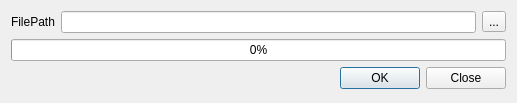
<?xml version="1.0" encoding="UTF-8"?>
<ui version="4.0">
 <class>Widget</class>
 <widget class="QDialog" name="Widget">
  <property name="geometry">
   <rect>
    <x>0</x>
    <y>0</y>
    <width>517</width>
    <height>103</height>
   </rect>
  </property>
  <property name="sizePolicy">
   <sizepolicy hsizetype="Expanding" vsizetype="Expanding">
    <horstretch>0</horstretch>
    <verstretch>0</verstretch>
   </sizepolicy>
  </property>
  <property name="minimumSize">
   <size>
    <width>300</width>
    <height>0</height>
   </size>
  </property>
  <property name="maximumSize">
   <size>
    <width>16777215</width>
    <height>16777215</height>
   </size>
  </property>
  <property name="modal">
   <bool>false</bool>
  </property>
  <layout class="QGridLayout" name="gridLayout">
   <item row="0" column="0">
    <layout class="QHBoxLayout" name="horizontalLayout">
     <property name="spacing">
      <number>6</number>
     </property>
     <item>
      <widget class="QLabel" name="label_2">
       <property name="sizePolicy">
        <sizepolicy hsizetype="Minimum" vsizetype="Preferred">
         <horstretch>0</horstretch>
         <verstretch>0</verstretch>
        </sizepolicy>
       </property>
       <property name="text">
        <string>FilePath</string>
       </property>
      </widget>
     </item>
     <item>
      <widget class="QLineEdit" name="lineEdit">
       <property name="readOnly">
        <bool>false</bool>
       </property>
      </widget>
     </item>
     <item>
      <widget class="QToolButton" name="toolButton">
       <property name="text">
        <string>...</string>
       </property>
      </widget>
     </item>
    </layout>
   </item>
   <item row="1" column="0">
    <widget class="QProgressBar" name="progressBar">
     <property name="sizePolicy">
      <sizepolicy hsizetype="Expanding" vsizetype="Fixed">
       <horstretch>0</horstretch>
       <verstretch>0</verstretch>
      </sizepolicy>
     </property>
     <property name="value">
      <number>0</number>
     </property>
     <property name="textVisible">
      <bool>true</bool>
     </property>
     <property name="orientation">
      <enum>Qt::Horizontal</enum>
     </property>
    </widget>
   </item>
   <item row="2" column="0">
    <layout class="QHBoxLayout" name="hLayout">
     <item>
      <spacer name="horizontalSpacer_2">
       <property name="orientation">
        <enum>Qt::Horizontal</enum>
       </property>
       <property name="sizeHint" stdset="0">
        <size>
         <width>80</width>
         <height>0</height>
        </size>
       </property>
      </spacer>
     </item>
     <item>
      <widget class="QDialogButtonBox" name="buttonBox">
       <property name="sizePolicy">
        <sizepolicy hsizetype="Fixed" vsizetype="Preferred">
         <horstretch>0</horstretch>
         <verstretch>0</verstretch>
        </sizepolicy>
       </property>
       <property name="standardButtons">
        <set>QDialogButtonBox::Close|QDialogButtonBox::Ok</set>
       </property>
      </widget>
     </item>
    </layout>
   </item>
   <item row="3" column="0">
    <spacer name="verticalSpacer">
     <property name="orientation">
      <enum>Qt::Vertical</enum>
     </property>
     <property name="sizeHint" stdset="0">
      <size>
       <width>20</width>
       <height>40</height>
      </size>
     </property>
    </spacer>
   </item>
  </layout>
 </widget>
 <layoutdefault spacing="6" margin="11"/>
 <resources/>
 <connections>
  <connection>
   <sender>buttonBox</sender>
   <signal>rejected()</signal>
   <receiver>Widget</receiver>
   <slot>reject()</slot>
   <hints>
    <hint type="sourcelabel">
     <x>431</x>
     <y>79</y>
    </hint>
    <hint type="destinationlabel">
     <x>457</x>
     <y>94</y>
    </hint>
   </hints>
  </connection>
 </connections>
</ui>
